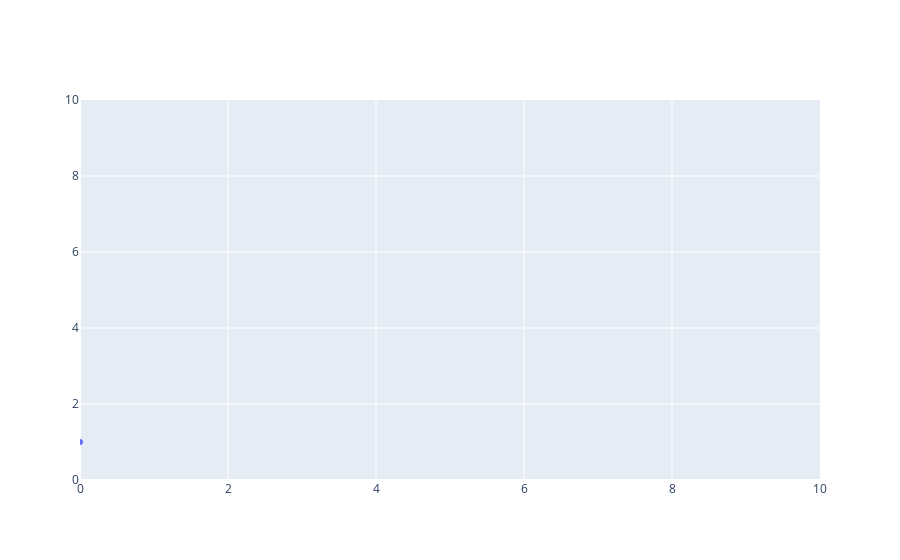

Notebook cell for this chart:
### Code cell
fig = go.Figure(
    data=[go.Scatter(x=list(range(10)), y=[1])],
    layout=go.Layout(xaxis={"range": [0, 10]}, yaxis={"range": [0, 10]}),
)
fig.show()

### Figure 1 — Plotly figure (JSON) as saved in the notebook; plotly's stock layout.template omitted (floating-point values rounded to 4 significant figures)
{"data": [{"type": "scatter", "x": [0, 1, 2, 3, 4, 5, 6, 7, 8, 9], "y": [1]}], "layout": {"xaxis": {"range": [0, 10]}, "yaxis": {"range": [0, 10]}}}
